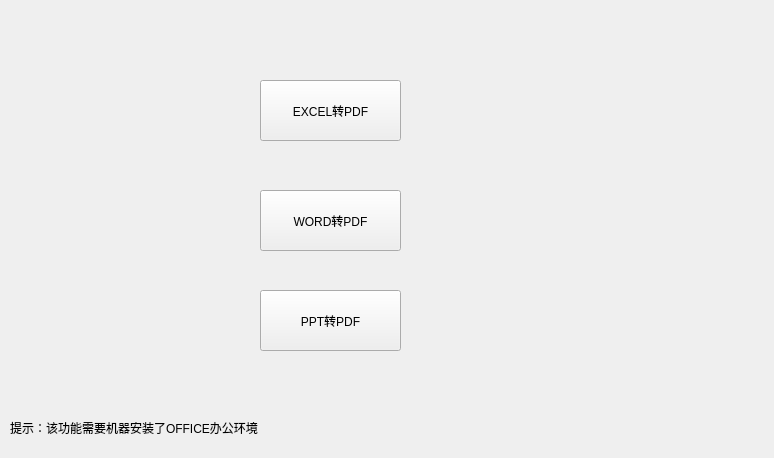
<?xml version="1.0" encoding="UTF-8"?>
<ui version="4.0">
 <class>officeToPdfForm</class>
 <widget class="QWidget" name="officeToPdfForm">
  <property name="geometry">
   <rect>
    <x>0</x>
    <y>0</y>
    <width>774</width>
    <height>458</height>
   </rect>
  </property>
  <property name="windowTitle">
   <string>Form</string>
  </property>
  <widget class="QPushButton" name="excel2PdfBtn">
   <property name="geometry">
    <rect>
     <x>260</x>
     <y>80</y>
     <width>141</width>
     <height>61</height>
    </rect>
   </property>
   <property name="text">
    <string>EXCEL转PDF</string>
   </property>
  </widget>
  <widget class="QPushButton" name="word2PdfBtn">
   <property name="geometry">
    <rect>
     <x>260</x>
     <y>190</y>
     <width>141</width>
     <height>61</height>
    </rect>
   </property>
   <property name="text">
    <string>WORD转PDF</string>
   </property>
  </widget>
  <widget class="QPushButton" name="ppt2PdfBtn">
   <property name="geometry">
    <rect>
     <x>260</x>
     <y>290</y>
     <width>141</width>
     <height>61</height>
    </rect>
   </property>
   <property name="text">
    <string>PPT转PDF</string>
   </property>
  </widget>
  <widget class="QLabel" name="label">
   <property name="geometry">
    <rect>
     <x>10</x>
     <y>420</y>
     <width>311</width>
     <height>16</height>
    </rect>
   </property>
   <property name="text">
    <string>提示：该功能需要机器安装了OFFICE办公环境</string>
   </property>
  </widget>
 </widget>
 <resources/>
 <connections/>
</ui>
